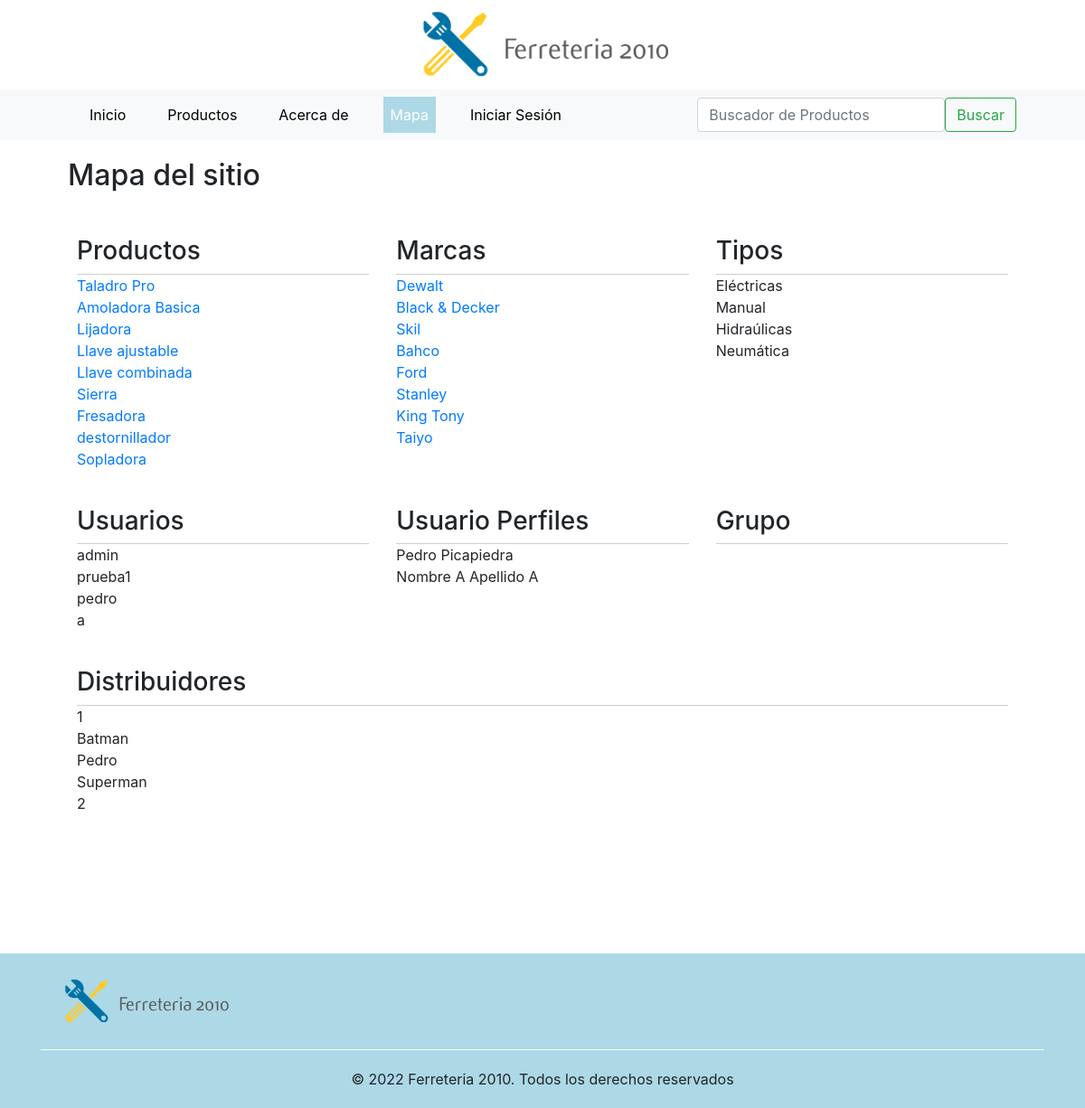
Screenshot of /map/ with the database file from the repository.
### productos/models.py (models this page shows, shortened)
class Productos(models.Model):
    nombre = models.CharField(max_length=200)
    sku = models.CharField(max_length=100, unique=True)
    marca = models.ForeignKey(Marcas, on_delete=models.CASCADE, related_name='producto') # relacionada con el modelo Marcas
    modelo = models.CharField(max_length=100)
    tipo = models.ForeignKey(Tipo, on_delete=models.CASCADE, related_name='producto') # relacionada con el modelo Tipo
    precio = models.FloatField()
    stock = models.IntegerField()
    descuento = models.FloatField()
    novedad = models.BooleanField()
    imagen = models.ImageField(upload_to = 'prod_images', default='')
    descripcion = models.CharField(max_length=600, blank=True, default='')
    active = models.BooleanField(default=True)
    class Meta:
        verbose_name = 'Producto'
        verbose_name_plural = 'Productos'

### marcas/models.py (models this page shows, shortened)
class Marcas(models.Model):
    nombre = models.CharField(max_length=100, unique=True)
    descripcion = models.CharField(max_length=200, blank=True, default='')
    active = models.BooleanField(default=True)
    class Meta:
        verbose_name = 'Marca'
        verbose_name_plural = 'Marcas'

### categorias/models.py (models this page shows, shortened)
class Tipo(models.Model):
    categoria = models.CharField(max_length=100, unique=True)
    descripcion = models.CharField(max_length=200, blank=True, default='')
    active = models.BooleanField(default=True)
    class Meta:
        verbose_name = 'Tipo'
        verbose_name_plural = 'Tipos'

### accounts/models.py (models this page shows)
class User_profile(models.Model):
    username = models.OneToOneField(User, on_delete=models.CASCADE, related_name='User_profile')
    first_name = models.CharField(max_length=50, default='')
    last_name = models.CharField(max_length=20, default='')
    email = models.CharField(max_length=50, default='')
    phone = models.CharField(max_length=15, default='')
    image = models.ImageField(upload_to = 'profile_images', default='')
    class Meta:
        verbose_name = 'Perfil de usuario'
        verbose_name_plural = 'Perfiles de usuario'

### distribuidores/models.py (models this page shows, shortened)
class Distribuidores(models.Model):
    razon_social = models.CharField(max_length=200)
    direccion = models.CharField(max_length=100)
    localidad = models.CharField(max_length=100)
    pais = models.CharField(max_length=100)
    telefono = models.CharField(max_length=100)
    mail = models.CharField(max_length=100)
    web = models.CharField(max_length=100)
    cuit = models.IntegerField(unique=True)
    descripcion = models.CharField(max_length=200, blank=True, default='')
    active = models.BooleanField(default=True)
    class Meta:
        verbose_name = 'Distribuidor'
        verbose_name_plural = 'Distribuidores'

### site_extras/views.py (the view)
# urls.py: path('map/', Detalle_site, name = 'map'),
def Detalle_site(request):
    producto_map = Productos.objects.all()
    distribuidores_map = Distribuidores.objects.all()
    marcas_map = Marcas.objects.all()
    tipo_map = Tipo.objects.all()
    user_profile_map = User_profile.objects.all()
    user_map = User.objects.all()
    group_map = Group.objects.all()
    return render (request, "map.html", {"producto_map":producto_map, "distribuidores_map": distribuidores_map, "marcas_map": marcas_map, "tipo_map": tipo_map, "user_profile_map": user_profile_map, "user_map": user_map, "group_map": group_map })

### templates/map.html (shortened to what this page needs)
{% extends 'base.html' %}
{% load static %}
{% block nav_map_activo %}active{% endblock %}
{% block contenido %}
<div class="container">
    <div class="row align-items-start" style="margin: 20px 0px 0px 0px;">
      <div class="col">
        <h2>Mapa del sitio</h2>
      </div>
    </div>
    <div class="row">
      <div class="col">
        <h3>Productos</h3>
        <div class="separador"></div>
        {% for i in producto_map %}
        <a href="/productos/detail-producto/{{i.id}}">{{ i.nombre }}</a><br>
        {% endfor%}
      </div>
      <div class="col">
        <h3>Marcas</h3>
        <div class="separador"></div>
        {% for f in marcas_map %}
        <a href="/productos/search-product/?search={{f.nombre}}">{{ f.nombre }} </a><br>
        {% endfor%}
      </div>
      <div class="col">
        <h3>Tipos</h3>
        <div class="separador"></div>
        {% for f in tipo_map %}
          {{ f.categoria }} <br>
        {% endfor%}
      </div>
    </div>
     <div class="row">
      <div class="col">
        <h3>Usuarios</h3>
        <div class="separador"></div>
        {% for f in user_map %}
          {{ f.username }}  <br>
        {% endfor%}
      </div>
      <div class="col">
        <h3>Usuario Perfiles</h3>
        <div class="separador"></div>
        {% for f in user_profile_map %}
          {{ f.first_name }} {{ f.last_name }} <br>
        {% endfor%}
      </div>
      <div class="col">
        <h3>Grupo</h3>
        <div class="separador"></div>
        {% for f in group_map %}
          {{ f.grupo }}  <br>
        {% endfor%}
      </div>
    </div>
    <div class="row">
      <div class="col">
        <h3>Distribuidores</h3>
        <div class="separador"></div>
        {% for f in distribuidores_map %}
         {{ f.razon_social }} <br>
        {% endfor%}
      </div>
    </div>
    <div class="row align-items-end">&nbsp;</div>
</div>
{% endblock %}

### productos/static/assets/css/custom.css (style rules this page uses)
.separador { border-bottom: 1px solid #cecece; }
.row { margin: 40px 10px; }

### rows the page displays
Productos: nombre "Taladro Pro"
Productos: nombre "Amoladora Basica"
Productos: nombre "Lijadora"
Productos: nombre "Llave ajustable"
Productos: nombre "Llave combinada"
Productos: nombre "Sierra"
Productos: nombre "Fresadora"
Productos: nombre "destornillador"
Productos: nombre "Sopladora"
Marcas: nombre "Dewalt"
Marcas: nombre "Black & Decker"
Marcas: nombre "Skil"
Marcas: nombre "Bahco"
Marcas: nombre "Ford"
Marcas: nombre "Stanley"
Marcas: nombre "King Tony"
Marcas: nombre "Taiyo"
Tipo: categoria "Eléctricas"
Tipo: categoria "Manual"
Tipo: categoria "Hidraúlicas"
Tipo: categoria "Neumática"
User_profile: first_name "Pedro", last_name "Picapiedra"
User_profile: first_name "Nombre A", last_name "Apellido A"
Distribuidores: razon_social "1"
Distribuidores: razon_social "Batman"
Distribuidores: razon_social "Pedro"
Distribuidores: razon_social "Superman"
Distribuidores: razon_social "2"

### other values shown
{{ f.username }} "admin"
{{ f.username }} "prueba1"
{{ f.username }} "pedro"
{{ f.username }} "a"
